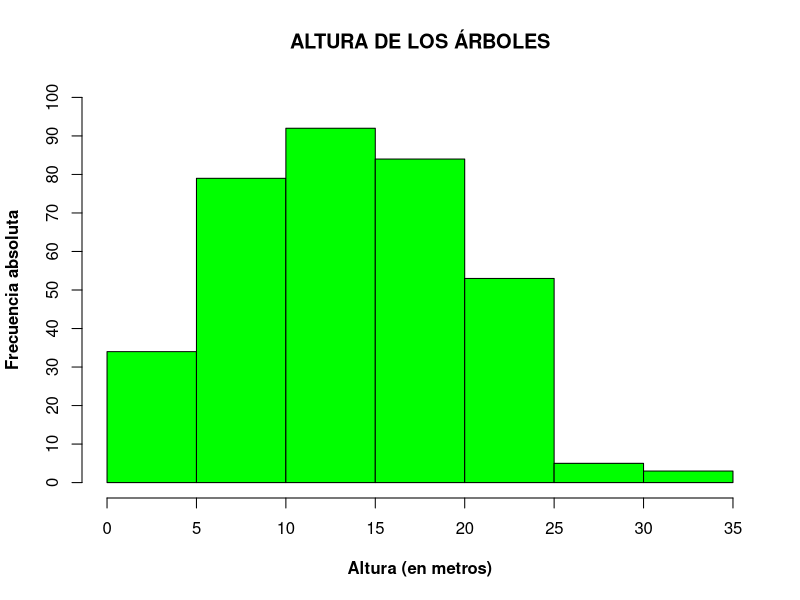
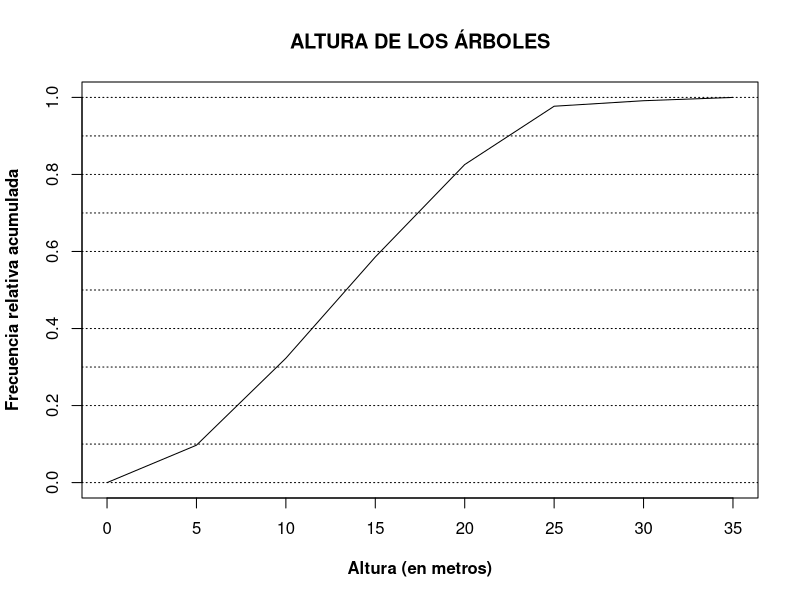
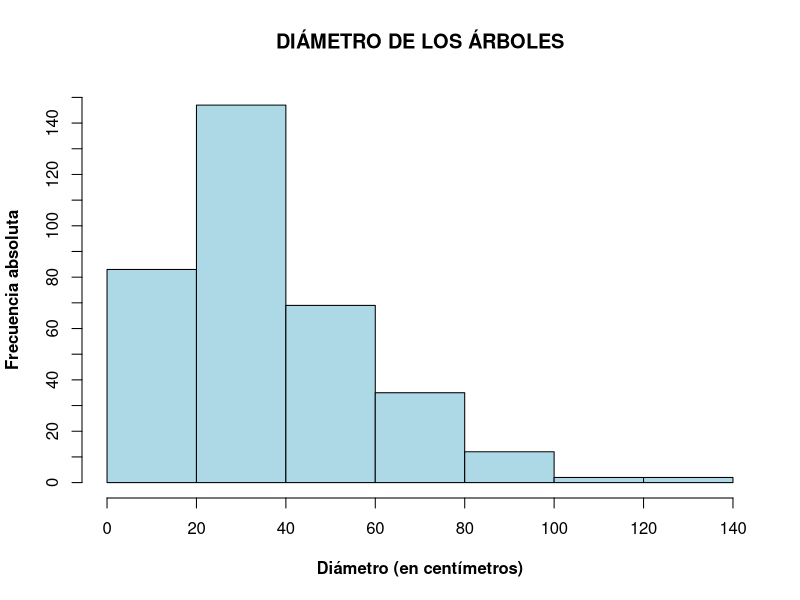
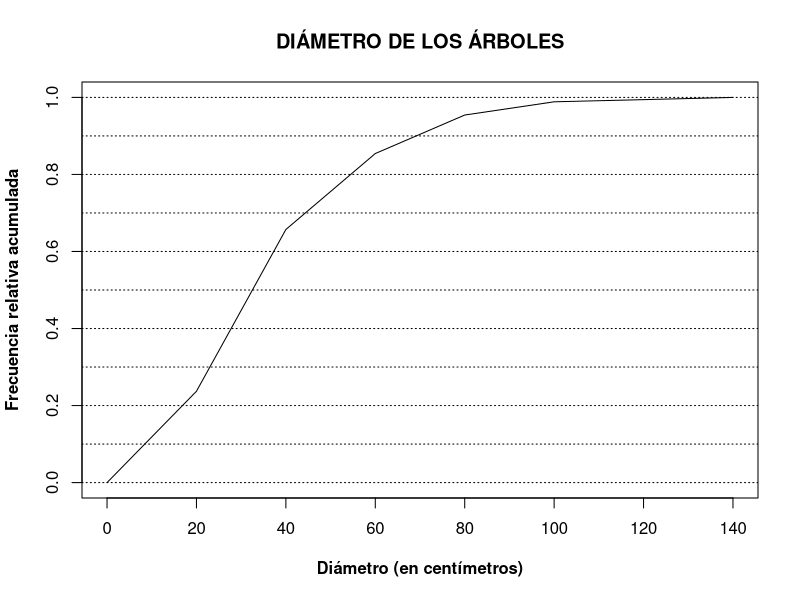
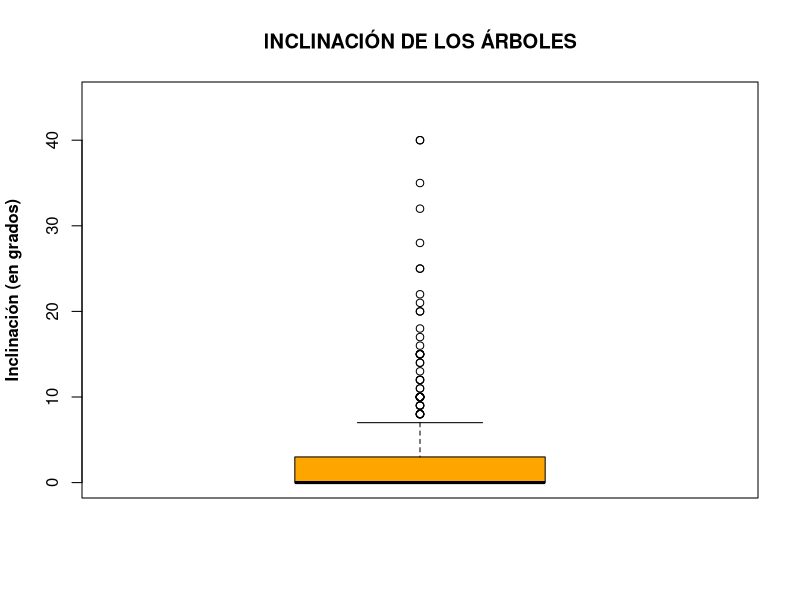
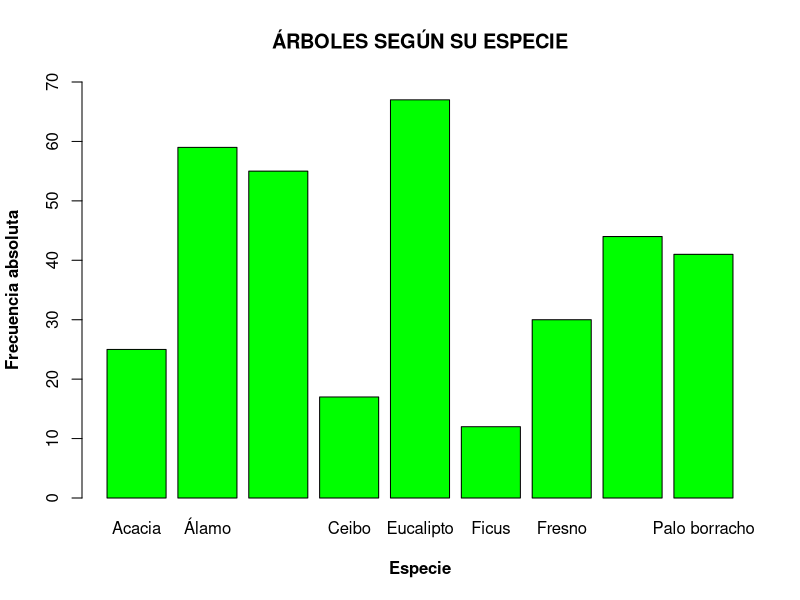
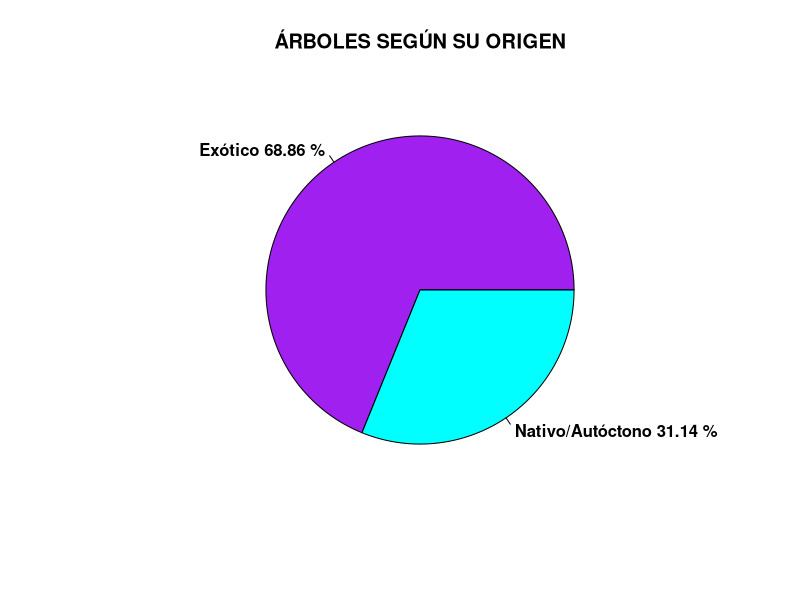
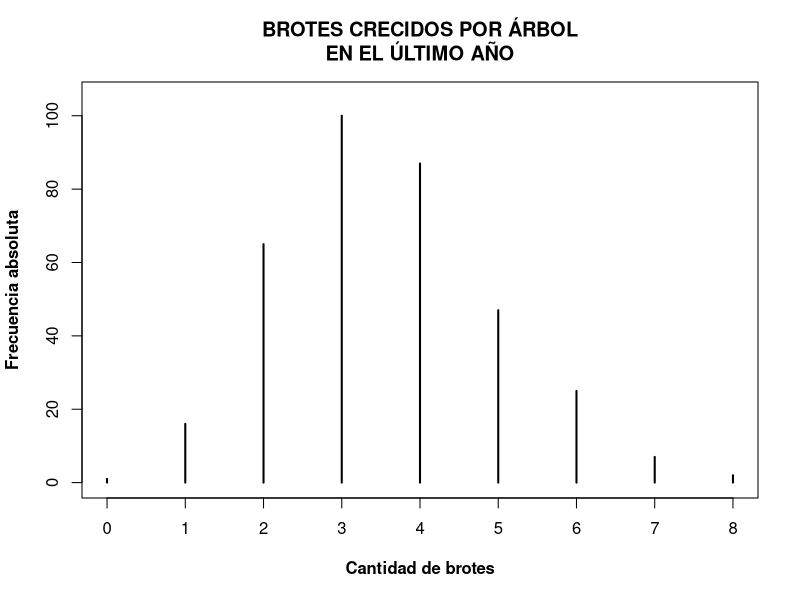

Reproduce these figures in R, in order.
# Análisis univariado:

# Primer variable a analizar: ALTURA

tablasAltura <- function(datos) {
  # Tabla de frecuencias
  frecAbs <- table(cut(datos$Altura, seq(0, 35, 5), right = "TRUE"))
  frecRel <- round(frecAbs/length(datos$Altura), digits = 4)
  frecAbsAcum = cumsum(frecAbs)
  frecRelAcum = round(cumsum(frecAbs/length(datos$Altura)), digits = 4)
  tabla_altura <<- cbind(frecAbs, frecAbsAcum, frecRel, frecRelAcum)
  
  # Histograma
  tit <- "ALTURA DE LOS ÁRBOLES"
  b <- seq(0, 35, 5)
  hist(datos$Altura, main = tit, xlab = "Altura (en metros)",
       ylab = "Frecuencia absoluta", xlim = c(0, 35), ylim = c(0, 100),
       col = "green", breaks = b, xaxt = "n", yaxt = "n", right = TRUE,
       font.lab = 2)
  axis(side = 1, at = b)
  axis(side = 2, at = seq(0, 100, 10))
  
  # Polígono acumulativo
  plot(c(0, frecRelAcum), type = "l", main = tit, xlab = "Altura (en metros)", 
       ylab = "Frecuencia relativa acumulada", xaxt = "n", font.lab = 2,
       xlim = c(1, 8))
  axis(side = 1, at = (1:8), labels = seq(0, 35, 5))
  abline(h = seq(0, 1, 0.1), lty = 3)
}

# Segunda variable a analizar: DIÁMETRO

tablasDiametro <- function(datos){
  
  # Tabla de frecuencias
  frecAbs <- table(cut(datos$Diametro, seq(0, 140, 20), right = "TRUE"))
  frecRel <- round(frecAbs/length(datos$Diametro), digits = 4)
  frecAbsAcum = cumsum(frecAbs)
  frecRelAcum = round(cumsum(frecAbs/length(datos$Diametro)), digits = 4)
  tabla_diametro <<- cbind(frecAbs, frecAbsAcum, frecRel, frecRelAcum)
  
  # Histograma
  tit <- "DIÁMETRO DE LOS ÁRBOLES"
  b <- seq(0, 140, 20)
  hist(datos$Diametro, main = tit, xlab = "Diámetro (en centímetros)",
       ylab = "Frecuencia absoluta", xlim = c(0, 140), ylim = c(0, 150),
       col = "lightblue", breaks = b, xaxt = "n", yaxt = "n", right = TRUE,
       font.lab = 2)
  axis(side = 1, at = b)
  axis(side = 2, at = seq(0, 150, 10))
  
  # Polígono acumulativo.
  plot(c(0, frecRelAcum), type = "l", main = tit,
       xlab = "Diámetro (en centímetros)",
       ylab = "Frecuencia relativa acumulada", xaxt = "n", font.lab = 2)
  axis(side = 1, at = (1:8), labels = seq(0, 140, 20))
  abline(h = seq(0, 1, 0.1), lty = 3)
}


# Tercer variable a analizar: Inclinación
tablasInclinacion <- function(datos) {
  frecAbs <- table(cut(datos$Inclinacion, seq(0, 42, 7), right = "FALSE"))
  frecRel <- round(frecAbs/length(datos$Inclinacion), digits = 4)
  frecAbsAcum = cumsum(frecAbs)
  frecRelAcum = round(cumsum(frecAbs/length(datos$Inclinacion)), digits = 4)
  tabla_inclinacion <<- cbind(frecAbs, frecAbsAcum, frecRel, frecRelAcum)
  
  # Boxplot
  tit <- "INCLINACIÓN DE LOS ÁRBOLES"
  boxplot(datos$Inclinacion, main = tit, col = "orange", ylim = c(0, 45))
  title(ylab = "Inclinación (en grados)", font.lab = 2)
}

# Cuarta variable a analizar: Especie

tablasEspecie <- function(datos) {
   frecAbs <- table(datos$Especie)
   
   tit <- "ÁRBOLES SEGÚN SU ESPECIE"
   # Grafico de barras.
   barplot(frecAbs, ylim = c(0, 70), col = "green", main = tit,
           xlab = "Especie", ylab = "Frecuencia absoluta", font.lab = 2)
}

# Quinta variable a analizar: Origen.

tablasOrigen <- function(datos) {
  frecAbs <- table(datos$Origen)
  porcentajes <- round((frecAbs / length(datos$Origen)) * 100, digits = 2)
  tabla_origen <<- cbind(frecAbs, porcentajes)
  
  lbls <- c("Exótico", "Nativo/Autóctono")
  lbls <- paste(lbls, porcentajes)
  lbls <- paste(lbls, "%")
  
  tit <- "ÁRBOLES SEGÚN SU ORIGEN"
  # Pie chart
  pie(frecAbs, labels = lbls, main = tit, col = c("purple", "cyan"), font = 2)
}

# Sexta variable a analizar: N° Brotes

tablasBrotes <- function(datos) {
  frecAbs <- table(datos$Brotes)
  frecRel <- round(frecAbs/length(datos$Brotes), digits = 4)
  frecAbsAcum = cumsum(frecAbs)
  frecRelAcum = round(cumsum(frecAbs/length(datos$Brotes)), digits = 4)
  tabla_brotes <<- cbind(frecAbs, frecAbsAcum, frecRel, frecRelAcum)
  
  tit <- "BROTES CRECIDOS POR ÁRBOL\nEN EL ÚLTIMO AÑO"
  # Gráfico de bastones
  plot(frecAbs, type = "h", main = tit, xlab = "Cantidad de brotes", 
       ylab = "Frecuencia absoluta", font.lab = 2, ylim = c(0, 105))
  # Gráfico escalonado
  plot(frecRelAcum, type = "s", main = tit, xlab = "Cantidad de brotes", 
       ylab = "Frecuencia relativa acumulada", font.lab = 2, 
       xaxt = "n", ylim = c(0, 1))
  axis(side = 1, at = (1:9), labels = seq(0, 8, 1))
  abline(h = seq(0, 1, 0.1), lty = 3)
  
}

#----------------------------------------------------------------------------#

# Análisis bivariado:

tablasAlturaEspecie <- function(datos){
  grupo <- group_by(datos, Especie)
  tabla_alturaEspecie <<- summarise(grupo, min = min(Altura), max = max(Altura),
                                    mean = round(mean(Altura), digits = 4),
                                    median = median(Altura),
                                    fstQuan = quantile(Altura, probs = 0.25),
                                    trdQuan = quantile(Altura, probs = 0.75))
  
  tit <- "ALTURA DE LOS ÁRBOLES SEGÚN SU ESPECIE"
  boxplot(datos$Altura~datos$Especie, main = tit, col = "orange", ylim = c(0, 40),
           xlab = "", ylab = "")  
  title(xlab = "Especie", ylab = "Altura (en metros)", font.lab = 2)
}

tablasDiametroEspecie <- function(datos){
  grupo <- group_by(datos, Especie)
  tabla_diametroEspecie <<- summarise(grupo, min = min(Diametro), max = max(Diametro),
                                      mean = round(mean(Diametro), digits = 4),
                                      median = median(Diametro),
                                      fstQuan = quantile(Diametro, probs = 0.25),
                                      trdQuan = quantile(Diametro, probs = 0.75))
  
  tit <- "DIÁMETRO DE LOS ÁRBOLES SEGÚN SU ESPECIE"
  boxplot(datos$Diametro~datos$Especie, main = tit, col = "orange", ylim = c(0,140),
          xlab = "", ylab = "")  
  title(xlab = "Especie", ylab = "Diámetro (en centímetros)", font.lab = 2)
}

tablasInclinacionEspecie <- function(datos){
  grupo <- group_by(datos, Especie)
  tabla_inclinacionEspecie <<- summarise(grupo, min = min(Inclinacion), max = max(Inclinacion),
                                      mean = round(mean(Inclinacion), digits = 4),
                                      median = median(Inclinacion),
                                      fstQuan = quantile(Inclinacion, probs = 0.25),
                                      trdQuan = quantile(Inclinacion, probs = 0.75))
  
  tit <- "INCLINACIÓN DE LOS ÁRBOLES SEGÚN SU ESPECIE"
  boxplot(datos$Inclinacion~datos$Especie, main = tit, col = "orange", ylim = c(0,45),
          xlab = "", ylab = "")  
  title(xlab = "Especie", ylab = "Inclinación (en grados)", font.lab = 2)
}

tablasOrigenEspecie <- function(datos) {
  frecAbs <- table(datos$Origen, datos$Especie)
  tabla_origenEspecie <<- cbind(table(datos$Especie, datos$Origen), table(datos$Especie))
  
  tit <- "ORIGEN DE LOS ÁRBOLES\nSEGÚN SU ESPECIE"
  barplot(frecAbs, beside = TRUE, ylim = c(0, 70), col = c("purple", "cyan"),
          main = tit, xlab = "Especie", ylab = "Frecuencia absoluta",
          font.lab = 2)
  legend("topright", legend = c("Exótico", "Nativo/Autóctono"),
        fill = c("purple", "cyan"))
}

tablasBrotesEspecie <- function(datos) {
  frecAbs <- table(datos$Brotes, datos$Especie)
  totalPorEspecie <- c(1:9)
  for (i in seq(1:length(levels(datos$Especie)))) {
    totalPorEspecie[i] = sum(table(datos$Brotes, datos$Especie)[, i] * c(0:8))
  }
  tabla_brotesEspecie <<- cbind(levels(datos$Especie), totalPorEspecie)
  
  tit <- "CANTIDAD DE BROTES POR ESPECIE\nEN EL ÚLTIMO AÑO"
  barplot(totalPorEspecie, names.arg = levels(datos$Especie), col = "purple",
          ylim = c(0, 250), main = tit, xlab = "Especie",
          ylab = "Frecuencia absoluta", font.lab = 2)
}

#-----------------------------------------------------------------------------

leerDatos <- function() {
  #setwd("~/TP1PyE")
  datos <<- read.table(file = "base1.txt", header = TRUE, sep = "\t", 
                      col.names = c("ID", "Altura", "Diametro",
                      "Inclinacion", "Especie", "Origen", "Brotes"))
  tablasAltura(datos)
  tablasDiametro(datos)
  tablasInclinacion(datos)
  tablasEspecie(datos)
  tablasOrigen(datos)
  tablasBrotes(datos)
  tablasAlturaEspecie(datos)
  tablasDiametroEspecie(datos)
  tablasInclinacionEspecie(datos)
  tablasOrigenEspecie(datos)
  tablasBrotesEspecie(datos)
}

library(dplyr)
leerDatos()
